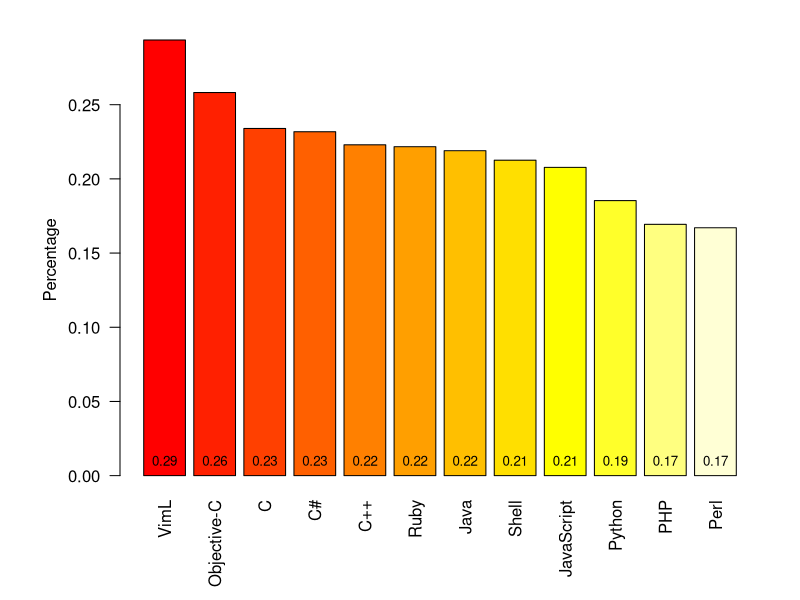

Write the R code that produced this figure.
# comment.char = "" must be set due to # char in C# 
tcir = read.table("merged_counts_swearing.csv", sep=",", header=TRUE, comment.char = "")
# order by issue_count descending then by language name
sorted_by_ratio <- tcir[with(tcir, order(-percentage, language)), ]

# open a device using png() and specify taget image file
png(filename="commit-messages-swearing-percentage.png",
    width = 800, height = 600, units = "px", pointsize = 14
)

# vertical labels: las=2, margins: mar=c(bottom, left, top, right)
par(las=2, mar=c(6, 6, 2, 2))
bp <- barplot(sorted_by_ratio$percentage,
    ylab="Percentage",
#    ylim=c(0,.18),
    names.arg=sorted_by_ratio$language,
    col=heat.colors(nrow(tcir))
)
text(bp, 0, round(sorted_by_ratio$percentage, 2), cex=.8, pos=3)

# close device
dev.off()
